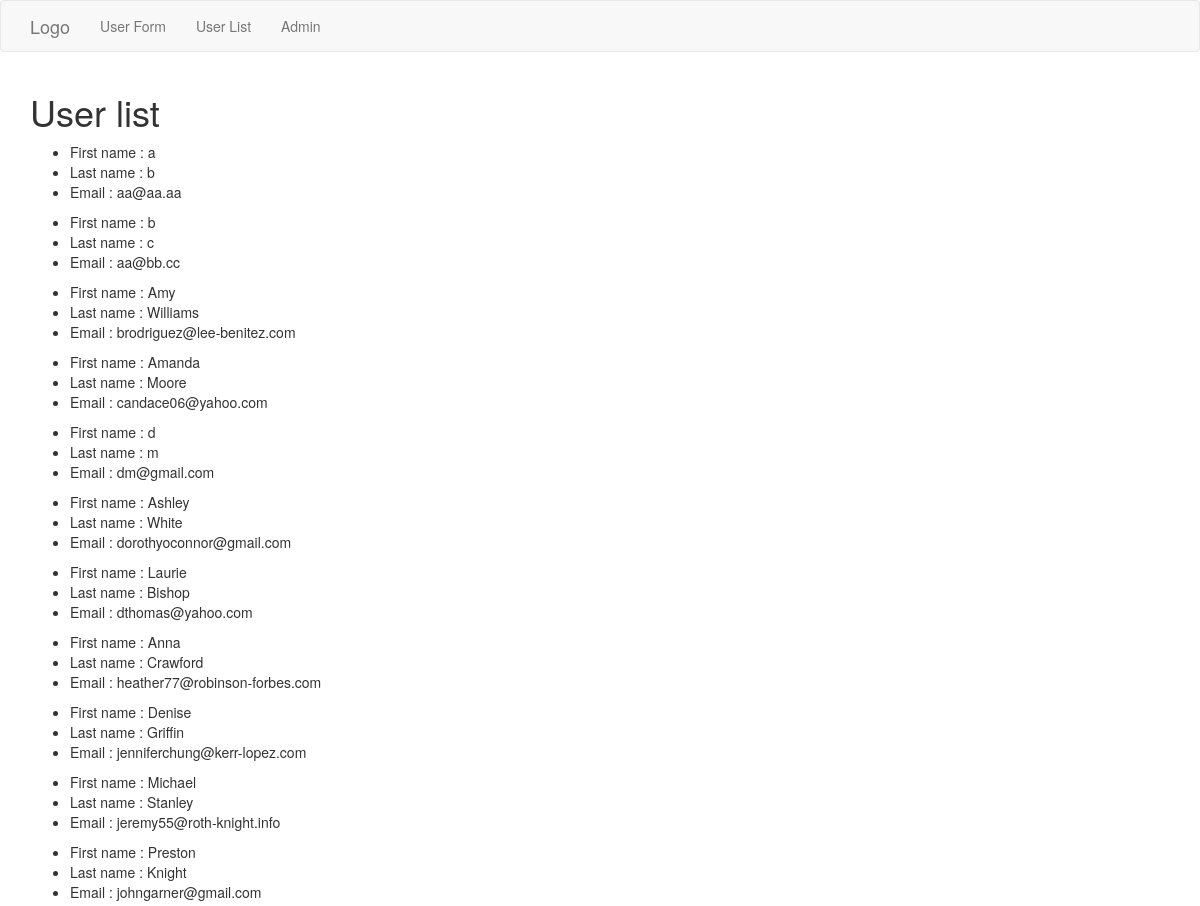
/user/user-list (upper part), run on an earlier commit of the app's database.
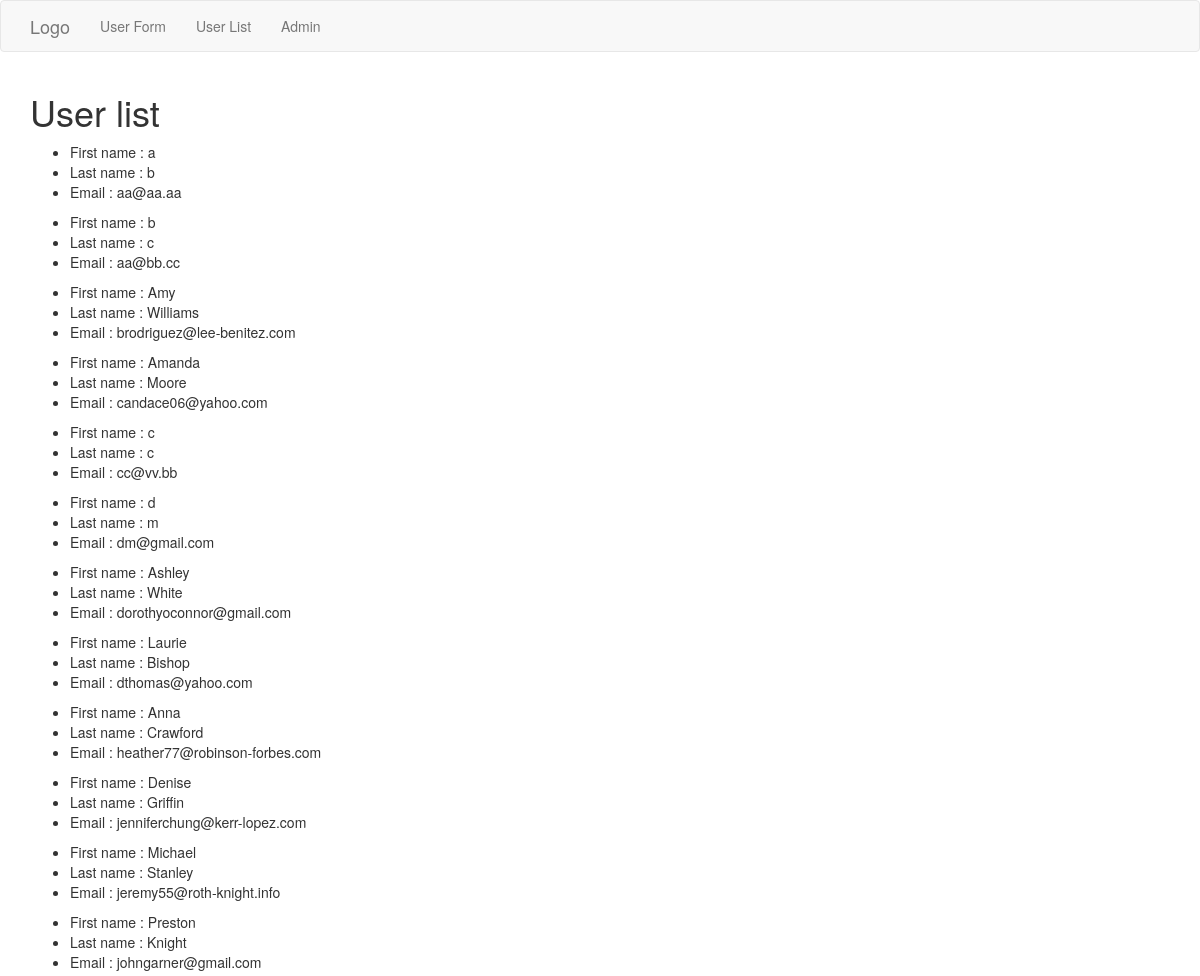
And on a later commit of the database.
### userapp/models.py (models this page shows)
class User(models.Model):
    first_name = models.CharField(max_length=128)
    last_name = models.CharField(max_length=128)
    email = models.CharField(max_length=264, unique=True)

### userapp/views.py (the view)
# urls.py: url('user-list', views.user_list_view, name='user_list'),
def user_list_view(request):
    user_list = User.objects.order_by('email')
    user_dict = {'user_list': user_list}
    return render(request, 'userapp/user_list.html', context=user_dict)

### templates/userapp/user_list.html
<!DOCTYPE html>
{% extends "userapp/base.html" %}
{% block body_block %}
<h1>User list</h1>
{% if user_list %}
<div>
    {% for user in user_list %}
    <ul>
        <li>First name : {{user.first_name}}</li>
        <li>Last name : {{user.last_name}}</li>
        <li>Email : {{user.email}}</li>
    </ul>
    {% endfor %}
</div>
{% endif %}
</div>
{% endblock %}

What changed in the data, as far as the page shows it:
added User: first_name "c", last_name "c", email "cc@vv.bb"
